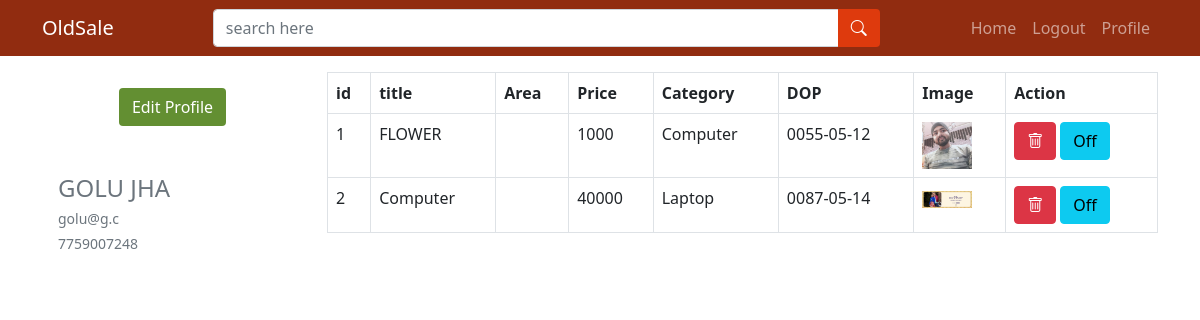
/user/post_list.php (signed in), run on the app's committed database.
### tables this page shows
CREATE TABLE `users` (
  `id` int(11) NOT NULL,
  `contact` varchar(100) NOT NULL,
  `name` varchar(100) NOT NULL,
  `email` varchar(100) NOT NULL,
  `password` varchar(200) NOT NULL
);

CREATE TABLE `posts` (
  `p_id` int(11) NOT NULL,
  `title` varchar(200) NOT NULL,
  `price` float NOT NULL,
  `cat_id` int(11) NOT NULL,
  `img` varchar(200) NOT NULL,
  `date` timestamp NOT NULL DEFAULT current_timestamp() ON UPDATE current_timestamp(),
  `area` varchar(200) NOT NULL,
  `user_id` int(11) NOT NULL,
  `descr` longtext NOT NULL,
  `dop` date NOT NULL,
  `status` int(11) NOT NULL
);

CREATE TABLE `categories` (
  `c_id` int(11) NOT NULL,
  `c_title` varchar(100) NOT NULL
);

### user/post_list.php (the view, shortened to what this page needs)
<?php include "../dbconnect.php";
$log = $_SESSION['user'];
$callingUser = mysqli_query($connect,"select * from users where contact = '$log'");
$data = mysqli_fetch_array($callingUser);
?>
<!DOCTYPE html>
<html lang="en">
<head>
    <link rel="stylesheet" href="../style.css">
<link href="https://cdn.jsdelivr.net/npm/bootstrap@5.1.3/dist/css/bootstrap.min.css" rel="stylesheet">
<link rel="stylesheet" href="https://cdn.jsdelivr.net/npm/bootstrap-icons@1.7.2/font/bootstrap-icons.css">
</head>
<body>
    <?php include "../header.php";?>
    <div class="container mt-3">
        <div class="row">
            <div class="col-3">
                <div class="card border-0 ">
                    <div class="card-body text-center">
                        <a href="" class="btn bg-dark-green text-white">Edit Profile</a>
</div>
<div class="card-body">
                        <div class="mt-3">
                            <h4 class="text-uppercase text-secondary"><?= $data['name'];?></h4>
                            <h5 class=" text-muted small"><?= $data['email'];?></h5>
                            <h5 class="text-uppercase text-muted small"><?= $data['contact'];?></h5>
                        </div>
                    </div>
                </div>
            </div>
            <div class="col-9">
                <table class="table table-bordered table-hover">
                    <tr>
                        <th>id</th>
                        <th>title</th>
                        <th>Area</th>
                        <th>Price</th>
                        <th>Category</th>
                        <th>DOP</th>
                        <th>Image</th>
                        <th>Action</th>
                    </tr>
                    <?php
                    $callingPost = mysqli_query($connect,"select * from posts JOIN categories ON posts.cat_id=categories.c_id where user_id='".$data['id']."'");
                    while($row = mysqli_fetch_array($callingPost)){
                    ?>
                    <tr>
                        <td><?= $row['p_id'];?></td>
                        <td><?= $row['title'];?></td>
                        <td><?= $row['area'];?></td>
                        <td><?= $row['price'];?></td>
                        <td><?= $row['c_title'];?></td>
                        <td><?= $row['dop'];?></td>
                        <td><img src='../images/<?= $row['img'];?>' width="50px"/></td>
                        <td>
                            <a href="" class="btn btn-danger"><i class="bi bi-trash"></i></a>
                            <a href="" class="btn btn-info">Off</a>
                    </td>
                    </tr>
                    <?php } ?>
                </table>
            </div>
        </div>
    </div>
</body>
</html>

### style.css (style rules this page uses)
.bg-dark-green { background-color: #638f32!important; }

### data on the page
users: name "GOLU JHA", email "golu@g.c", contact "7759007248"
posts: p_id "1", title "FLOWER", price "1000", categories.c_title "Computer", dop "0055-05-12", img (picture)
posts: p_id "2", title "Computer", price "40000", categories.c_title "Laptop", dop "0087-05-14", img (picture)

### other printed values
PROJECT_NAME "OldSale"
